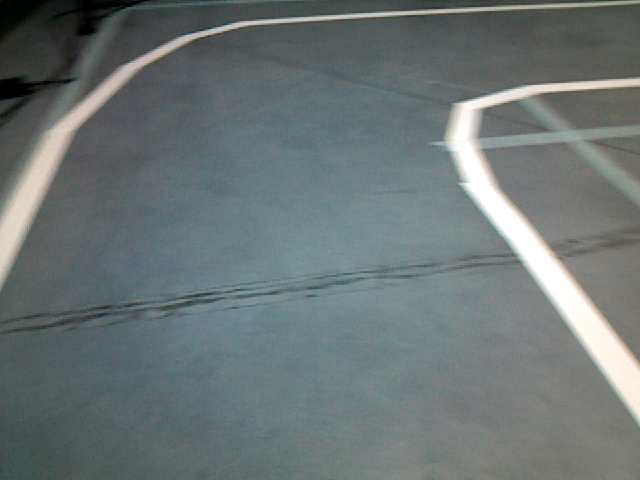
#> input picture img_src/im2.png, 640 x 480 px, found by its file name
$ python pers_calibration.py   (Python 2 division)
#> lines starting #> are read from the running program, lines starting #| are printed output that depends on the picture
#!/usr/bin/env python
import cv2
import numpy as np
import matplotlib.pyplot as plt

img = cv2.imread('im2.png')
#> img is the input picture: shape (480, 640, 3); mean B, G, R 116.3, 116.5, 106.8
img = cv2.resize(img,None,fx=0.6, fy=0.6, interpolation = cv2.INTER_CUBIC)
#> img: shape (288, 384, 3)
print img.shape
#| (288, 384, 3)
rows,cols,ch = img.shape
#> rows = 288; cols = 384; ch = 3
pts1 = np.float32([[90,122],[313,122],[35,242],[385,242]])
pts2 = np.float32([[0,0],[400,0],[0,400],[400,400]])

M = cv2.getPerspectiveTransform(pts1,pts2)
img_size = (img.shape[1], img.shape[0])
#> img_size = (384, 288)
dst = cv2.warpPerspective(img,M,(img_size[0]+100,img_size[1]+100))#img_size
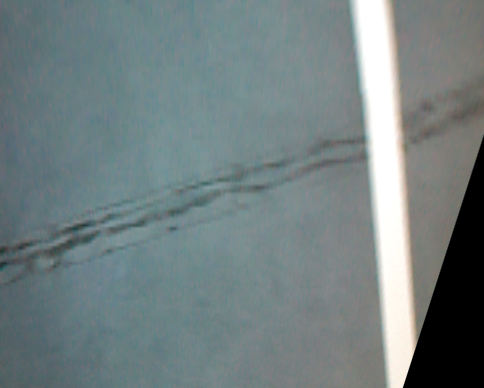
#> dst: shape (388, 484, 3); mean B, G, R 129.5, 128.1, 114.9

plt.subplot(121),plt.imshow(img),plt.title('Input')
plt.subplot(122),plt.imshow(dst),plt.title('Output')
plt.show()
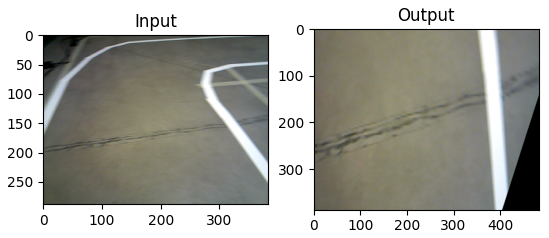
#> figure drawn by matplotlib, 2 panels; B, G, R data is drawn as R, G, B

$ run again, with img_src/im1.png copied over img_src/im2.png
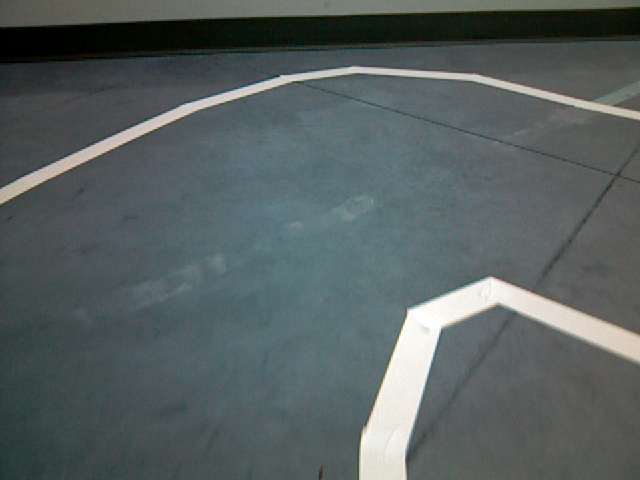
#> input picture img_src/im1.png, 640 x 480 px, found by its file name
#> img is the input picture: shape (480, 640, 3); mean B, G, R 96.2, 96, 86.8
#> img: shape (288, 384, 3)
#| (288, 384, 3)
#> `dst = cv2.warpPerspective(img,M,(img_size[0]+100,img_size[1]+100))#img..`:
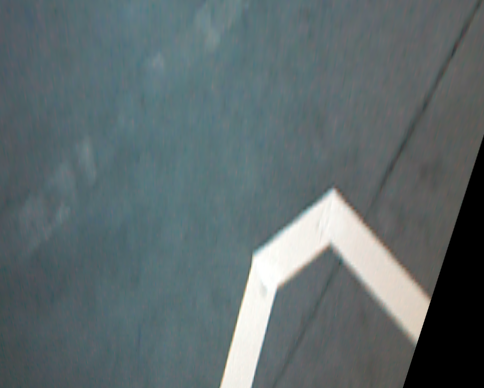
#> dst: shape (388, 484, 3); mean B, G, R 109.4, 107, 94.5
#> `plt.show()`:
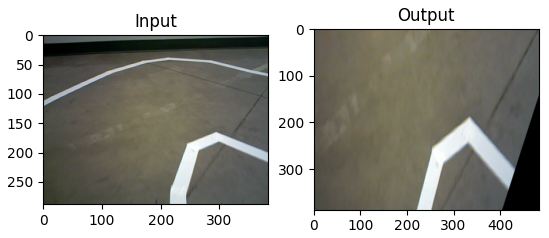
#> figure drawn by matplotlib, 2 panels; B, G, R data is drawn as R, G, B

$ run again, with img_src/im3.png copied over img_src/im2.png
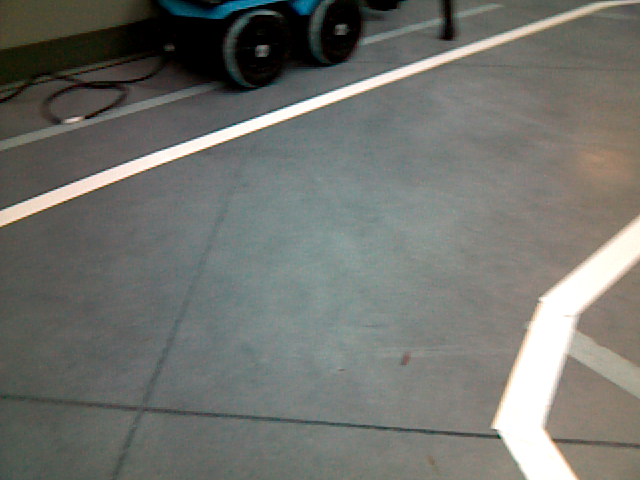
#> input picture img_src/im3.png, 640 x 480 px, found by its file name
#> img is the input picture: shape (480, 640, 3); mean B, G, R 109.3, 114.6, 113
#> img: shape (288, 384, 3)
#| (288, 384, 3)
#> `dst = cv2.warpPerspective(img,M,(img_size[0]+100,img_size[1]+100))#img..`:
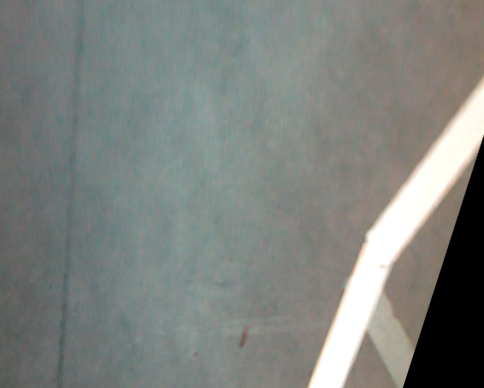
#> dst: shape (388, 484, 3); mean B, G, R 126.1, 130, 125.9
#> `plt.show()`:
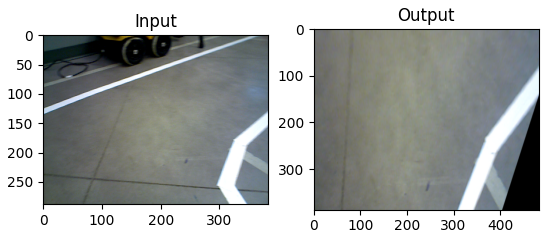
#> figure drawn by matplotlib, 2 panels; B, G, R data is drawn as R, G, B

$ run again, with img_src/im4.png copied over img_src/im2.png
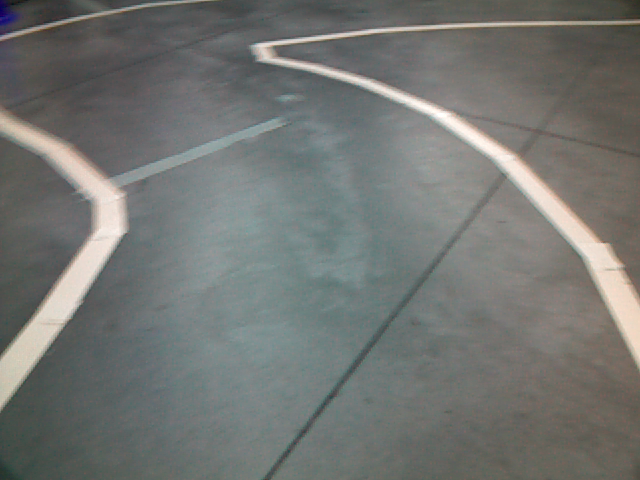
#> input picture img_src/im4.png, 640 x 480 px, found by its file name
#> img is the input picture: shape (480, 640, 3); mean B, G, R 114.1, 117.1, 114.9
#> img: shape (288, 384, 3)
#| (288, 384, 3)
#> `dst = cv2.warpPerspective(img,M,(img_size[0]+100,img_size[1]+100))#img..`:
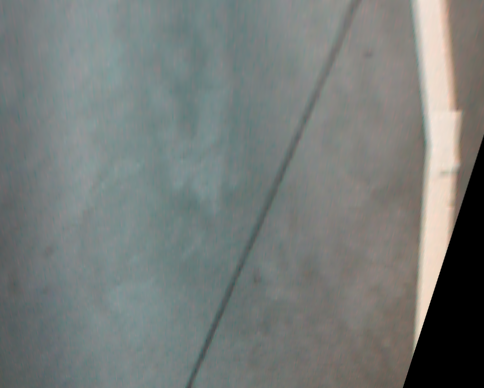
#> dst: shape (388, 484, 3); mean B, G, R 121, 123.5, 118.4
#> `plt.show()`:
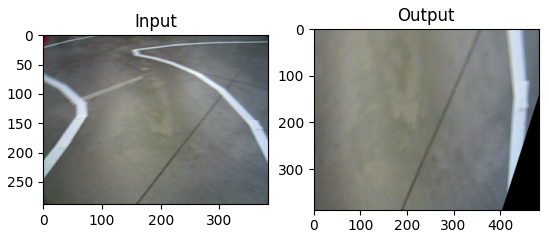
#> figure drawn by matplotlib, 2 panels; B, G, R data is drawn as R, G, B
